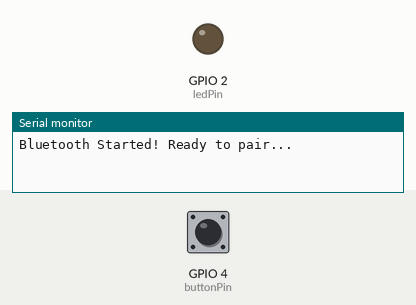
Recording of a sketch running on a simulated ESP32. On the bench: output pins drawn as LEDs (lit = HIGH), the last lines printed to the serial monitor. Dashed ring = blinking. The test bench sets the inputs (shaded band); at power-on: GPIO 4 (buttonPin) HIGH. Nothing arrives over Bluetooth unless stated.

Above: at 1.2 s.
1.3 s: GPIO 4 (buttonPin) pulled LOW for 0.15 s
At 1.52 s:
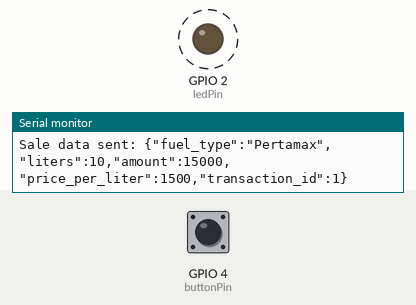
8.1 s: GPIO 4 (buttonPin) pulled LOW for 1 s
At 8.9 s:
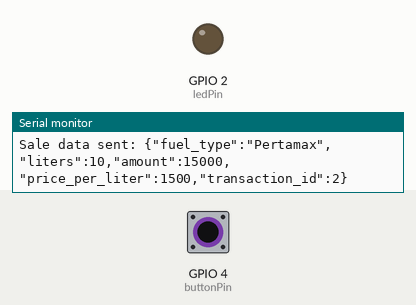
Timing chart, 0 to 11.1 s (numbered marks = the images above; inputs shaded):
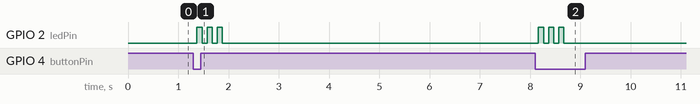

Measured:
- after the input at 1.3 s, GPIO 2 (ledPin): alternates HIGH for 0.10 s and LOW for 0.10 s, 6 changes in all, then stays LOW, starting after 0.07 s
- after the input at 8.1 s, GPIO 2 (ledPin): alternates HIGH for 0.10 s and LOW for 0.10 s, 6 changes in all, then stays LOW, starting after 0.06 s

The sketch:

esp32_sales_transaction_enhanced.ino
```cpp
// ESP32 Sales Transaction Device
// Enhanced version with price synchronization

#include "BluetoothSerial.h"
#include <ArduinoJson.h>

#if !defined(CONFIG_BT_ENABLED) || !defined(CONFIG_BLUEDROID_ENABLED)
#error Bluetooth is not enabled! Please run `make menuconfig` to and enable it
#endif

BluetoothSerial SerialBT;

// Pin definitions
const int buttonPin = 4;
const int ledPin = 2;

// Variables to hold transaction data
String fuelType = "Pertamax";  // Default fuel type
float liters = 0.0;
float pricePerLiter = 1500.0;  // Default price
float amount = 0.0;

// Button state variables
int lastButtonState = HIGH;
int currentButtonState = HIGH;
unsigned long lastDebounceTime = 0;
unsigned long debounceDelay = 50;

// Transaction counter
int transactionCounter = 0;

void setup() {
  Serial.begin(115200);
  SerialBT.begin("ESP32_SalesDevice"); //Bluetooth device name
  Serial.println("Bluetooth Started! Ready to pair...");

  pinMode(buttonPin, INPUT_PULLUP);
  pinMode(ledPin, OUTPUT);
  digitalWrite(ledPin, LOW);

  // Initialize with some default values for testing
  liters = 10.0;
  amount = liters * pricePerLiter;
}

void loop() {
  // Check for data from Bluetooth
  if (SerialBT.available()) {
    String command = SerialBT.readString();
    command.trim();

    Serial.println("Received command: " + command);

    if (command == "GET_STATUS") {
      sendStatus();
    } else if (command.startsWith("SET_FUEL_TYPE:")) {
      fuelType = command.substring(14);
      sendResponse("FUEL_TYPE_SET", fuelType);
    } else if (command.startsWith("SET_LITERS:")) {
      liters = command.substring(11).toFloat();
      // Recalculate amount
      amount = liters * pricePerLiter;
      sendResponse("LITERS_SET", String(liters, 2));
    } else if (command.startsWith("SET_PRICE:")) {
      pricePerLiter = command.substring(10).toFloat();
      // Recalculate amount
      amount = liters * pricePerLiter;
      sendResponse("PRICE_SET", String(pricePerLiter, 2));
    } else if (command.startsWith("SET_TRANSACTION_DATA:")) {
      // Set all transaction data at once
      String jsonData = command.substring(21); // Remove "SET_TRANSACTION_DATA:" prefix
      parseTransactionData(jsonData);
    } else if (command == "CREATE_SALE") {
      createSale();
    } else {
      Serial.println("Unknown command: " + command);
      sendResponse("ERROR", "Unknown command: " + command);
    }
  }

  // Check button press for manual transaction creation
  checkButtonPress();

  delay(20);
}

void checkButtonPress() {
  int reading = digitalRead(buttonPin);

  if (reading != lastButtonState) {
    lastDebounceTime = millis();
  }

  if ((millis() - lastDebounceTime) > debounceDelay) {
    if (reading != currentButtonState) {
      currentButtonState = reading;

      if (currentButtonState == LOW) {
        // Button pressed - create a sale
        Serial.println("Button pressed, creating sale...");
        digitalWrite(ledPin, HIGH);
        createSale();
        delay(1000); // Debounce delay
        digitalWrite(ledPin, LOW);
      }
    }
  }

  lastButtonState = reading;
}

void createSale() {
  // Increment transaction counter
  transactionCounter++;

  // Calculate amount based on liters and price
  amount = liters * pricePerLiter;

  // Create JSON object for sale data
  StaticJsonDocument<200> doc;
  doc["fuel_type"] = fuelType;
  doc["liters"] = liters;
  doc["amount"] = amount;
  doc["price_per_liter"] = pricePerLiter;
  doc["transaction_id"] = transactionCounter;

  String jsonData;
  serializeJson(doc, jsonData);

  // Send sale data via Bluetooth
  SerialBT.println("SALE_DATA:" + jsonData);
  Serial.println("Sale data sent: " + jsonData);

  // Flash LED to indicate transaction
  for (int i = 0; i < 3; i++) {
    digitalWrite(ledPin, HIGH);
    delay(100);
    digitalWrite(ledPin, LOW);
    delay(100);
  }
}

void sendStatus() {
  StaticJsonDocument<300> doc;
  doc["status"] = "READY";
  doc["fuel_type"] = fuelType;
  doc["liters"] = liters;
  doc["amount"] = amount;
  doc["price_per_liter"] = pricePerLiter;
  doc["device_name"] = "ESP32_SalesDevice";
  doc["transaction_counter"] = transactionCounter;

  String jsonData;
  serializeJson(doc, jsonData);

  SerialBT.println("STATUS:" + jsonData);
  Serial.println("Status sent: " + jsonData);
}

void sendResponse(String responseType, String value) {
  SerialBT.println(responseType + ":" + value);
  Serial.println("Response sent: " + responseType + ":" + value);
}

void parseTransactionData(String jsonData) {
  Serial.println("Parsing transaction data: " + jsonData);

  // Parse JSON data
  StaticJsonDocument<300> doc;
  DeserializationError error = deserializeJson(doc, jsonData);

  if (error) {
    Serial.println("Failed to parse JSON: " + String(error.c_str()));
    sendResponse("ERROR", "Failed to parse JSON: " + String(error.c_str()));
    return;
  }

  // Update values if they exist in the JSON
  if (doc.containsKey("fuel_type")) {
    fuelType = doc["fuel_type"].as<String>();
  }

  if (doc.containsKey("liters")) {
    liters = doc["liters"];
  }

  if (doc.containsKey("price_per_liter")) {
    pricePerLiter = doc["price_per_liter"];
  }

  // Recalculate amount
  amount = liters * pricePerLiter;

  // Send confirmation
  sendResponse("TRANSACTION_DATA_SET", "OK");

  Serial.println("Transaction data updated:");
  Serial.println("  Fuel type: " + fuelType);
  Serial.println("  Liters: " + String(liters, 2));
  Serial.println("  Price per liter: " + String(pricePerLiter, 2));
  Serial.println("  Amount: " + String(amount, 2));
}
```
